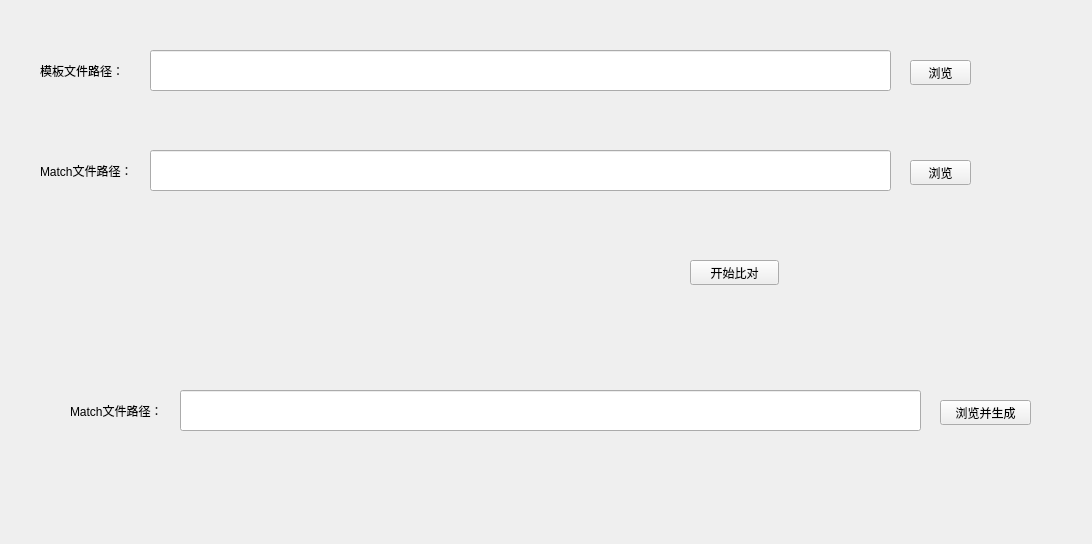
<?xml version="1.0" encoding="UTF-8"?>
<ui version="4.0">
 <class>TestForm</class>
 <widget class="QWidget" name="TestForm">
  <property name="geometry">
   <rect>
    <x>0</x>
    <y>0</y>
    <width>1092</width>
    <height>544</height>
   </rect>
  </property>
  <property name="windowTitle">
   <string>Form</string>
  </property>
  <widget class="QPushButton" name="pushButtonBrowseTemp">
   <property name="geometry">
    <rect>
     <x>910</x>
     <y>60</y>
     <width>61</width>
     <height>25</height>
    </rect>
   </property>
   <property name="text">
    <string>浏览</string>
   </property>
  </widget>
  <widget class="QLabel" name="labelBrowseTemp">
   <property name="geometry">
    <rect>
     <x>40</x>
     <y>60</y>
     <width>121</width>
     <height>21</height>
    </rect>
   </property>
   <property name="text">
    <string>模板文件路径：</string>
   </property>
  </widget>
  <widget class="QLineEdit" name="lineEditBrowseTemp">
   <property name="geometry">
    <rect>
     <x>150</x>
     <y>50</y>
     <width>741</width>
     <height>41</height>
    </rect>
   </property>
  </widget>
  <widget class="QPushButton" name="pushButtonBrowseMatch">
   <property name="geometry">
    <rect>
     <x>910</x>
     <y>160</y>
     <width>61</width>
     <height>25</height>
    </rect>
   </property>
   <property name="text">
    <string>浏览</string>
   </property>
  </widget>
  <widget class="QLineEdit" name="lineEditBrowseMatch">
   <property name="geometry">
    <rect>
     <x>150</x>
     <y>150</y>
     <width>741</width>
     <height>41</height>
    </rect>
   </property>
   <property name="text">
    <string/>
   </property>
  </widget>
  <widget class="QLabel" name="labelBrowseMatch">
   <property name="geometry">
    <rect>
     <x>40</x>
     <y>160</y>
     <width>121</width>
     <height>21</height>
    </rect>
   </property>
   <property name="text">
    <string>Match文件路径：</string>
   </property>
  </widget>
  <widget class="QPushButton" name="pushButtonStartMatch">
   <property name="geometry">
    <rect>
     <x>690</x>
     <y>260</y>
     <width>89</width>
     <height>25</height>
    </rect>
   </property>
   <property name="text">
    <string>开始比对</string>
   </property>
  </widget>
  <widget class="QLabel" name="labelBrowseEnroll">
   <property name="geometry">
    <rect>
     <x>70</x>
     <y>400</y>
     <width>121</width>
     <height>21</height>
    </rect>
   </property>
   <property name="text">
    <string>Match文件路径：</string>
   </property>
  </widget>
  <widget class="QLineEdit" name="lineEditBrowseEnroll">
   <property name="geometry">
    <rect>
     <x>180</x>
     <y>390</y>
     <width>741</width>
     <height>41</height>
    </rect>
   </property>
   <property name="text">
    <string/>
   </property>
  </widget>
  <widget class="QPushButton" name="pushButtonBrowseEnroll">
   <property name="geometry">
    <rect>
     <x>940</x>
     <y>400</y>
     <width>91</width>
     <height>25</height>
    </rect>
   </property>
   <property name="text">
    <string>浏览并生成</string>
   </property>
  </widget>
 </widget>
 <resources/>
 <connections/>
</ui>
